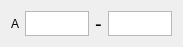
     <widget class="QWidget" name="horizontalLayoutWidget_23">
      <property name="geometry">
       <rect>
        <x>30</x>
        <y>100</y>
        <width>171</width>
        <height>41</height>
       </rect>
      </property>
      <layout class="QHBoxLayout" name="horizontalLayout_27" stretch="0,0,0,0">
       <property name="sizeConstraint">
        <enum>QLayout::SetFixedSize</enum>
       </property>
       <item>
        <widget class="QLabel" name="label_43">
         <property name="text">
          <string>A</string>
         </property>
        </widget>
       </item>
       <item>
        <widget class="QTextEdit" name="A13">
         <property name="sizePolicy">
          <sizepolicy hsizetype="Fixed" vsizetype="MinimumExpanding">
           <horstretch>0</horstretch>
           <verstretch>1</verstretch>
          </sizepolicy>
         </property>
         <property name="minimumSize">
          <size>
           <width>64</width>
           <height>19</height>
          </size>
         </property>
         <property name="maximumSize">
          <size>
           <width>64</width>
           <height>25</height>
          </size>
         </property>
         <property name="sizeIncrement">
          <size>
           <width>1</width>
           <height>1</height>
          </size>
         </property>
         <property name="autoFillBackground">
          <bool>false</bool>
         </property>
         <property name="styleSheet">
          <string notr="true"/>
         </property>
         <property name="verticalScrollBarPolicy">
          <enum>Qt::ScrollBarAlwaysOff</enum>
         </property>
         <property name="horizontalScrollBarPolicy">
          <enum>Qt::ScrollBarAsNeeded</enum>
         </property>
        </widget>
       </item>
       <item>
        <widget class="QLabel" name="label_58">
         <property name="font">
          <font>
           <pointsize>15</pointsize>
          </font>
         </property>
         <property name="text">
          <string>-</string>
         </property>
        </widget>
       </item>
       <item>
        <widget class="QTextEdit" name="A14">
         <property name="sizePolicy">
          <sizepolicy hsizetype="Fixed" vsizetype="Fixed">
           <horstretch>0</horstretch>
           <verstretch>5</verstretch>
          </sizepolicy>
         </property>
         <property name="minimumSize">
          <size>
           <width>64</width>
           <height>19</height>
          </size>
         </property>
         <property name="maximumSize">
          <size>
           <width>64</width>
           <height>25</height>
          </size>
         </property>
         <property name="sizeIncrement">
          <size>
           <width>1</width>
           <height>1</height>
          </size>
         </property>
         <property name="verticalScrollBarPolicy">
          <enum>Qt::ScrollBarAlwaysOff</enum>
         </property>
         <property name="horizontalScrollBarPolicy">
          <enum>Qt::ScrollBarAlwaysOff</enum>
         </property>
        </widget>
       </item>
      </layout>
     </widget>
